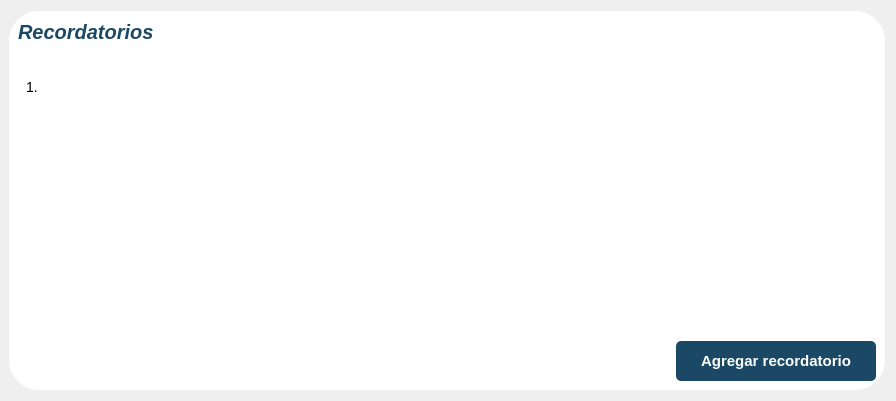
                    <widget class="QWidget" name="recordatorios_page">
                     <layout class="QGridLayout" name="gridLayout_23">
                      <property name="leftMargin">
                       <number>9</number>
                      </property>
                      <property name="verticalSpacing">
                       <number>6</number>
                      </property>
                      <item row="0" column="0">
                       <widget class="QFrame" name="frame">
                        <property name="styleSheet">
                         <string notr="true">QFrame {
	border-radius: 30px;
	background-color: rgb(255, 255, 255);
}
QFrame {
	border-radius: 30px;
	background-color: rgb(255, 255, 255);
}
QLabel {
    color: #1B4965;
    font-size: 15px;
    font-style: italic;
}


QPushButton {
    background-color: rgb(27, 73, 101);
    color: white;
    border: none;
    border-radius: 5px;
    font-size: 15px;
    font-weight: bold;
}

QPushButton:hover {
    background-color:
}

QPushButton:pressed {
    background-color: #163B52; 
}

QLineEdit {
    background-color: white; 
    border: 2px solid #BDBDBD;
    border-radius: 5px; 
    padding: 0 8px; 
    font-size: 15px;
    height: 40px;
    width: 230px;
}

QLineEdit:focus {
    border: 2px solid #1B4965; /* Color principal */
}

QPlainTextEdit {
    background-color: white; 
    border: 2px solid #BDBDBD;
    border-radius: 5px; 
    padding: 10px;
    font-size: 15px;
}

QPlainTextEdit:focus {
    border: 2px solid #1B4965; /* Color principal */
}

QRadioButton {
    font-size: 15px;
    spacing: 8px;
	background-color: white;
}

QRadioButton::indicator {
    width: 14px;
    height: 14px;
    border-radius: 9px;
    border: 2px solid #BDBDBD;
    background-color: white;
}

QRadioButton::indicator:checked {
    background-color: #1B4965; /* Color principal */
    border: 2px solid #1B4965;
}

QRadioButton::indicator:unchecked:hover {
    border: 2px solid #1B4965; /* Color principal */
}

QComboBox {
    background-color: white;
    border: 2px solid #BDBDBD;
    border-radius: 5px;
    padding: 5px;
    font-size: 15px;
    height: 40px;
}

QComboBox:focus {
    border: 2px solid #1B4965; /* Color principal */
}

QSpinBox {
    background-color: white;
    border: 2px solid #BDBDBD;
    border-radius: 5px;
    padding: 0 8px;
    font-size: 15px;
    height: 40px;
}

QSpinBox:focus {
    border: 2px solid #1B4965; /* Color principal */
}

/* Estilo para QGroupBox */
QGroupBox {
    border: 2px solid #BDBDBD;
    border-radius: 5px;
    margin-top: 10px;
    font-size: 15px;
    padding: 10px;
	background-color: rgb(255, 255, 255);
}

QGroupBox::title {
    subcontrol-origin: margin;
    subcontrol-position: top center;
    padding: 0 5px;
    background-color: white;
    color: #1B4965; 
    font-weight: bold;
    font-style: italic;
}

/* Estilo para QProgressBar */
QProgressBar {
    border: 2px solid #BDBDBD;
    border-radius: 5px;
    text-align: center;
    font-size: 15px;
    color: #212121; /* Color del texto */
    background-color: #FAFAFA; /* Color de fondo */
    height: 10px; /* Alto más pequeño */
}

QProgressBar::chunk {
    background-color: #1B4965; /* Color principal */
    border-radius: 5px;
    margin: 0px;
}
</string>
                        </property>
                        <property name="frameShape">
                         <enum>QFrame::StyledPanel</enum>
                        </property>
                        <property name="frameShadow">
                         <enum>QFrame::Raised</enum>
                        </property>
                        <layout class="QGridLayout" name="gridLayout_20">
                         <property name="leftMargin">
                          <number>9</number>
                         </property>
                         <property name="spacing">
                          <number>15</number>
                         </property>
                         <item row="0" column="0">
                          <layout class="QVBoxLayout" name="verticalLayout_12">
                           <property name="spacing">
                            <number>15</number>
                           </property>
                           <item>
                            <widget class="QLabel" name="label_13">
                             <property name="styleSheet">
                              <string notr="true">background: transparent;
border: none;
font-weight: bold;
font-size: 20px;</string>
                             </property>
                             <property name="text">
                              <string>Recordatorios</string>
                             </property>
                            </widget>
                           </item>
                           <item>
                            <widget class="QListWidget" name="lista_agregar_recordatorios">
                             <property name="styleSheet">
                              <string notr="true">QListWidget {
    font-size: 14px; /* Aumenta el tamaño de la fuente para los elementos */
    padding: 5px; /* Añade un padding alrededor del contenido del QListWidget */
}

QListWidget::item {
    padding: 10px; /* Añade padding a cada elemento para aumentar el espacio entre ellos */
    margin: 5px 0; /* Añade un margen entre cada elemento para mayor separación vertical */
}</string>
                             </property>
                             <item>
                              <property name="text">
                               <string>1.</string>
                              </property>
                             </item>
                            </widget>
                           </item>
                           <item>
                            <layout class="QHBoxLayout" name="horizontalLayout_28">
                             <item>
                              <spacer name="horizontalSpacer_18">
                               <property name="orientation">
                                <enum>Qt::Horizontal</enum>
                               </property>
                               <property name="sizeHint" stdset="0">
                                <size>
                                 <width>40</width>
                                 <height>20</height>
                                </size>
                               </property>
                              </spacer>
                             </item>
                             <item>
                              <widget class="QPushButton" name="eliminar_recordatorio_button">
                               <property name="minimumSize">
                                <size>
                                 <width>60</width>
                                 <height>60</height>
                                </size>
                               </property>
                               <property name="styleSheet">
                                <string notr="true">QPushButton {
border: none;
background: transparent;
}
QPushButton:hover {
border: none;
background-color: #CAE9FF;
}</string>
                               </property>
                               <property name="text">
                                <string/>
                               </property>
                               <property name="icon">
                                <iconset resource="recursos_1.qrc">
                                 <normaloff>:/Icons/icons/icons8-trash-50.png</normaloff>:/Icons/icons/icons8-trash-50.png</iconset>
                               </property>
                               <property name="iconSize">
                                <size>
                                 <width>35</width>
                                 <height>35</height>
                                </size>
                               </property>
                               <property name="checkable">
                                <bool>true</bool>
                               </property>
                              </widget>
                             </item>
                            </layout>
                           </item>
                           <item>
                            <layout class="QHBoxLayout" name="horizontalLayout">
                             <item>
                              <spacer name="horizontalSpacer_9">
                               <property name="orientation">
                                <enum>Qt::Horizontal</enum>
                               </property>
                               <property name="sizeHint" stdset="0">
                                <size>
                                 <width>658</width>
                                 <height>20</height>
                                </size>
                               </property>
                              </spacer>
                             </item>
                             <item>
                              <widget class="QPushButton" name="agregar_recordatorio_nuevo">
                               <property name="minimumSize">
                                <size>
                                 <width>200</width>
                                 <height>40</height>
                                </size>
                               </property>
                               <property name="maximumSize">
                                <size>
                                 <width>200</width>
                                 <height>40</height>
                                </size>
                               </property>
                               <property name="styleSheet">
                                <string notr="true">QPushButton {
    background-color: rgb(27, 73, 101);
    color: white;
    border: none;
    border-radius: 5px;
    font-size: 15px;
    font-weight: bold;
}

QPushButton:hover {
    background-color:
}

QPushButton:pressed {
    background-color: #163B52; 
}</string>
                               </property>
                               <property name="text">
                                <string>Agregar recordatorio</string>
                               </property>
                              </widget>
                             </item>
                            </layout>
                           </item>
                          </layout>
                         </item>
                        </layout>
                       </widget>
                      </item>
                     </layout>
                    </widget>
